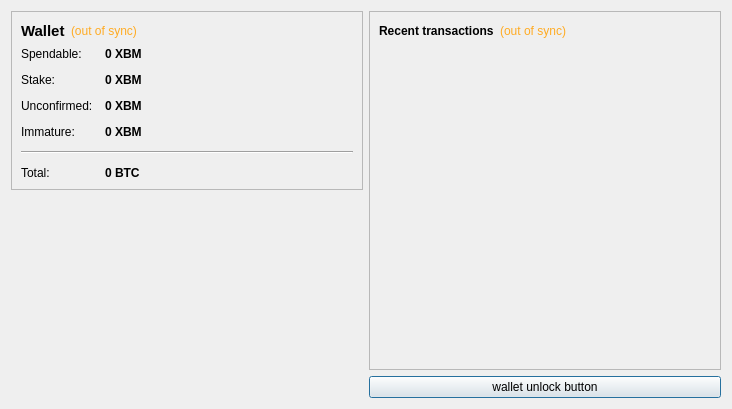
<?xml version="1.0" encoding="UTF-8"?>
<ui version="4.0">
 <class>OverviewPage</class>
 <widget class="QWidget" name="OverviewPage">
  <property name="geometry">
   <rect>
    <x>0</x>
    <y>0</y>
    <width>732</width>
    <height>409</height>
   </rect>
  </property>
  <property name="windowTitle">
   <string>Form</string>
  </property>
  <layout class="QHBoxLayout" name="horizontalLayout" stretch="0,0">
   <item>
    <layout class="QVBoxLayout" name="verticalLayout_2">
     <item>
      <widget class="QFrame" name="frame">
       <property name="frameShape">
        <enum>QFrame::StyledPanel</enum>
       </property>
       <property name="frameShadow">
        <enum>QFrame::Raised</enum>
       </property>
       <layout class="QVBoxLayout" name="verticalLayout_4">
        <item>
         <layout class="QHBoxLayout" name="horizontalLayout_4">
          <item>
           <widget class="QLabel" name="label_5">
            <property name="font">
             <font>
              <pointsize>11</pointsize>
              <weight>75</weight>
              <bold>true</bold>
             </font>
            </property>
            <property name="text">
             <string>Wallet</string>
            </property>
           </widget>
          </item>
          <item>
           <widget class="QLabel" name="labelWalletStatus">
            <property name="toolTip">
             <string>The displayed information may be out of date. Your wallet automatically synchronizes with the BitMo network after a connection is established, but this process has not completed yet.</string>
            </property>
            <property name="styleSheet">
             <string notr="true">QLabel { color: #FFAB23; }</string>
            </property>
            <property name="text">
             <string notr="true">(out of sync)</string>
            </property>
            <property name="alignment">
             <set>Qt::AlignLeading|Qt::AlignLeft|Qt::AlignVCenter</set>
            </property>
           </widget>
          </item>
          <item>
           <spacer name="horizontalSpacer_2">
            <property name="orientation">
             <enum>Qt::Horizontal</enum>
            </property>
            <property name="sizeHint" stdset="0">
             <size>
              <width>40</width>
              <height>20</height>
             </size>
            </property>
           </spacer>
          </item>
         </layout>
        </item>
        <item>
         <layout class="QFormLayout" name="formLayout_2">
          <property name="fieldGrowthPolicy">
           <enum>QFormLayout::AllNonFixedFieldsGrow</enum>
          </property>
          <property name="horizontalSpacing">
           <number>12</number>
          </property>
          <property name="verticalSpacing">
           <number>12</number>
          </property>
          <item row="0" column="0">
           <widget class="QLabel" name="label">
            <property name="text">
             <string>Spendable:</string>
            </property>
           </widget>
          </item>
          <item row="0" column="1">
           <widget class="QLabel" name="labelBalance">
            <property name="font">
             <font>
              <weight>75</weight>
              <bold>true</bold>
             </font>
            </property>
            <property name="cursor">
             <cursorShape>IBeamCursor</cursorShape>
            </property>
            <property name="toolTip">
             <string>Your current spendable balance</string>
            </property>
            <property name="text">
             <string notr="true">0 XBM</string>
            </property>
            <property name="textInteractionFlags">
             <set>Qt::LinksAccessibleByMouse|Qt::TextSelectableByKeyboard|Qt::TextSelectableByMouse</set>
            </property>
           </widget>
          </item>
          <item row="1" column="0">
           <widget class="QLabel" name="label_6">
            <property name="text">
             <string>Stake:</string>
            </property>
           </widget>
          </item>
          <item row="1" column="1">
           <widget class="QLabel" name="labelStake">
            <property name="font">
             <font>
              <weight>75</weight>
              <bold>true</bold>
             </font>
            </property>
            <property name="cursor">
             <cursorShape>IBeamCursor</cursorShape>
            </property>
            <property name="toolTip">
             <string>Total of coins that was staked, and do not yet count toward the current balance</string>
            </property>
            <property name="text">
             <string notr="true">0 XBM</string>
            </property>
            <property name="textInteractionFlags">
             <set>Qt::LinksAccessibleByMouse|Qt::TextSelectableByKeyboard|Qt::TextSelectableByMouse</set>
            </property>
           </widget>
          </item>
          <item row="2" column="0">
           <widget class="QLabel" name="label_3">
            <property name="text">
             <string>Unconfirmed:</string>
            </property>
           </widget>
          </item>
          <item row="2" column="1">
           <widget class="QLabel" name="labelUnconfirmed">
            <property name="font">
             <font>
              <weight>75</weight>
              <bold>true</bold>
             </font>
            </property>
            <property name="cursor">
             <cursorShape>IBeamCursor</cursorShape>
            </property>
            <property name="toolTip">
             <string>Total of transactions that have yet to be confirmed, and do not yet count toward the current balance</string>
            </property>
            <property name="text">
             <string notr="true">0 XBM</string>
            </property>
            <property name="textInteractionFlags">
             <set>Qt::LinksAccessibleByMouse|Qt::TextSelectableByKeyboard|Qt::TextSelectableByMouse</set>
            </property>
           </widget>
          </item>
          <item row="3" column="0">
           <widget class="QLabel" name="labelImmatureText">
            <property name="text">
             <string>Immature:</string>
            </property>
           </widget>
          </item>
          <item row="3" column="1">
           <widget class="QLabel" name="labelImmature">
            <property name="font">
             <font>
              <weight>75</weight>
              <bold>true</bold>
             </font>
            </property>
            <property name="toolTip">
             <string>Mined balance that has not yet matured</string>
            </property>
            <property name="text">
             <string notr="true">0 XBM</string>
            </property>
            <property name="textInteractionFlags">
             <set>Qt::LinksAccessibleByMouse|Qt::TextSelectableByKeyboard|Qt::TextSelectableByMouse</set>
            </property>
           </widget>
          </item>
          <item row="4" column="0" colspan="2">
           <widget class="Line" name="line">
            <property name="orientation">
             <enum>Qt::Horizontal</enum>
            </property>
           </widget>
          </item>
          <item row="5" column="0">
           <widget class="QLabel" name="labelTotalText">
            <property name="text">
             <string>Total:</string>
            </property>
           </widget>
          </item>
          <item row="5" column="1">
           <widget class="QLabel" name="labelTotal">
            <property name="font">
             <font>
              <weight>75</weight>
              <bold>true</bold>
             </font>
            </property>
            <property name="cursor">
             <cursorShape>IBeamCursor</cursorShape>
            </property>
            <property name="toolTip">
             <string>Your current total balance</string>
            </property>
            <property name="text">
             <string notr="true">0 BTC</string>
            </property>
            <property name="textInteractionFlags">
             <set>Qt::LinksAccessibleByMouse|Qt::TextSelectableByKeyboard|Qt::TextSelectableByMouse</set>
            </property>
           </widget>
          </item>
         </layout>
        </item>
       </layout>
      </widget>
     </item>
     <item>
      <spacer name="verticalSpacer_4">
       <property name="orientation">
        <enum>Qt::Vertical</enum>
       </property>
       <property name="sizeHint" stdset="0">
        <size>
         <width>20</width>
         <height>40</height>
        </size>
       </property>
      </spacer>
     </item>
     <item>
      <widget class="QLabel" name="label_2">
       <property name="text">
        <string/>
       </property>
       <property name="pixmap">
        <pixmap resource="../bitcoin.qrc">:/images/Wallet_Logo</pixmap>
       </property>
       <property name="alignment">
        <set>Qt::AlignCenter</set>
       </property>
      </widget>
     </item>
     <item>
      <spacer name="verticalSpacer">
       <property name="orientation">
        <enum>Qt::Vertical</enum>
       </property>
       <property name="sizeHint" stdset="0">
        <size>
         <width>20</width>
         <height>40</height>
        </size>
       </property>
      </spacer>
     </item>
    </layout>
   </item>
   <item>
    <layout class="QVBoxLayout" name="verticalLayout_3">
     <item>
      <widget class="QFrame" name="frame_2">
       <property name="frameShape">
        <enum>QFrame::StyledPanel</enum>
       </property>
       <property name="frameShadow">
        <enum>QFrame::Raised</enum>
       </property>
       <layout class="QVBoxLayout" name="verticalLayout">
        <item>
         <layout class="QHBoxLayout" name="horizontalLayout_2">
          <item>
           <widget class="QLabel" name="label_4">
            <property name="text">
             <string>&lt;b&gt;Recent transactions&lt;/b&gt;</string>
            </property>
           </widget>
          </item>
          <item>
           <widget class="QLabel" name="labelTransactionsStatus">
            <property name="toolTip">
             <string>The displayed information may be out of date. Your wallet automatically synchronizes with the BitMo network after a connection is established, but this process has not completed yet.</string>
            </property>
            <property name="styleSheet">
             <string notr="true">QLabel { color: #FFAB23; }</string>
            </property>
            <property name="text">
             <string notr="true">(out of sync)</string>
            </property>
            <property name="alignment">
             <set>Qt::AlignRight|Qt::AlignTrailing|Qt::AlignVCenter</set>
            </property>
           </widget>
          </item>
          <item>
           <spacer name="horizontalSpacer">
            <property name="orientation">
             <enum>Qt::Horizontal</enum>
            </property>
            <property name="sizeHint" stdset="0">
             <size>
              <width>40</width>
              <height>20</height>
             </size>
            </property>
           </spacer>
          </item>
         </layout>
        </item>
        <item>
         <widget class="QListView" name="listTransactions">
          <property name="styleSheet">
           <string notr="true">QListView { background: transparent; }</string>
          </property>
          <property name="frameShape">
           <enum>QFrame::NoFrame</enum>
          </property>
          <property name="verticalScrollBarPolicy">
           <enum>Qt::ScrollBarAlwaysOff</enum>
          </property>
          <property name="horizontalScrollBarPolicy">
           <enum>Qt::ScrollBarAlwaysOff</enum>
          </property>
          <property name="selectionMode">
           <enum>QAbstractItemView::NoSelection</enum>
          </property>
         </widget>
        </item>
       </layout>
      </widget>
     </item>
     <item>
      <widget class="QPushButton" name="unlockWalletButton">
       <property name="sizePolicy">
        <sizepolicy hsizetype="Minimum" vsizetype="Fixed">
         <horstretch>0</horstretch>
         <verstretch>0</verstretch>
        </sizepolicy>
       </property>
       <property name="maximumSize">
        <size>
         <width>16777214</width>
         <height>16777214</height>
        </size>
       </property>
       <property name="toolTip">
        <string/>
       </property>
       <property name="text">
        <string>wallet unlock button</string>
       </property>
       <property name="checkable">
        <bool>false</bool>
       </property>
       <property name="autoDefault">
        <bool>false</bool>
       </property>
       <property name="default">
        <bool>true</bool>
       </property>
       <property name="flat">
        <bool>false</bool>
       </property>
      </widget>
     </item>
    </layout>
   </item>
  </layout>
 </widget>
 <resources>
  <include location="../bitcoin.qrc"/>
 </resources>
 <connections/>
</ui>
